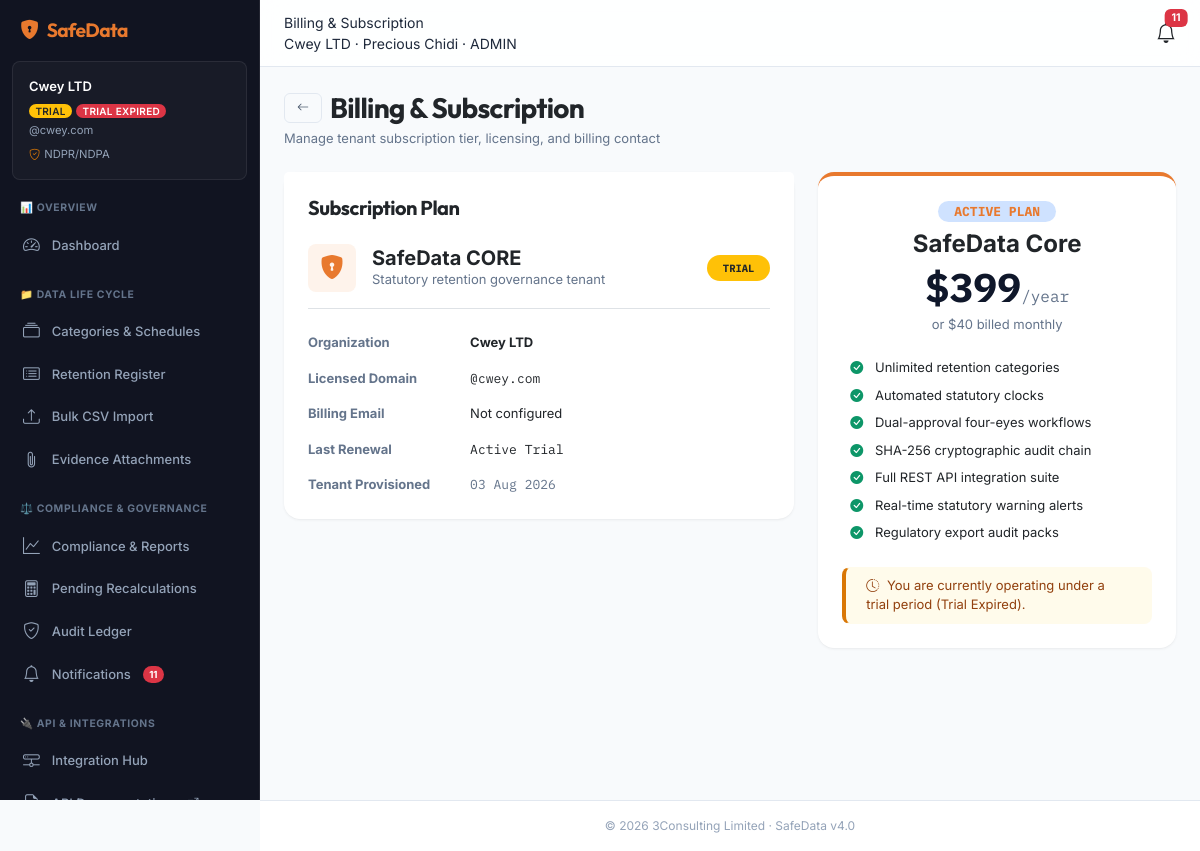
/billing (signed in), run on the app's committed database.
### app/models.py (models this page shows)
class Organization(Base):
    __tablename__ = "organizations"
    id = Column(Integer, primary_key=True, autoincrement=True)
    name = Column(String(255), nullable=False)
    slug = Column(String(100), unique=True, nullable=False)
    primary_domain = Column(String(255), unique=True, nullable=False)
    country = Column(String(2), nullable=True)
    tier = Column(Enum("core", "enterprise"), default="core", nullable=False)
    status = Column(Enum("active", "trial", "suspended"), default="trial", nullable=False)
    subscription_status = Column(Enum("trial", "active", "past_due", "cancelled"), default="trial", nullable=False)
    billing_email = Column(String(255), nullable=True)
    last_payment_at = Column(DateTime, nullable=True)
    paystack_customer_code = Column(String(100), nullable=True)
    enterprise_licence_key = Column(String(64), nullable=True)
    trial_ends_at = Column(DateTime, nullable=True)
    created_at = Column(DateTime, default=func.now(), nullable=False)
    updated_at = Column(DateTime, default=func.now(), onupdate=func.now(), nullable=False)

### app/routes/app_pages.py (the view)
@router.get("/billing", response_class=HTMLResponse)
def view_billing(request: Request, db: Session = Depends(get_db)):
    session = get_session(request)
    if not session or "user_id" not in session:
        return RedirectResponse(url="/login", status_code=303)
    if session["role"] != "admin":
        raise HTTPException(status_code=403, detail="Access denied")
    org_id = session["org_id"]
    labels = get_country_regulation_labels(session.get("country", "OTHER"))
    org = db.query(Organization).filter(Organization.id == org_id).first()
    return templates.TemplateResponse(request=request, name="billing.html", context=_ctx(session, labels, {
        "page_title": "Billing & Subscription",
        "active_nav": "billing",
        "org": org,
    }))

### app/templates/billing.html (shortened to what this page needs)
{% extends "layout.html" %}
{% block content %}
<div class="container-fluid px-0" style="max-width: 960px;">
  <div class="d-flex justify-content-between align-items-center mb-4 flex-wrap gap-2 animate-in">
    <div>
      <div class="d-flex align-items-center gap-2">
        <a href="/dashboard" class="btn btn-outline-secondary btn-sm"><i class="bi bi-arrow-left"></i></a>
        <h1 class="h3 mb-0 fw-bold text-dark">Billing & Subscription</h1>
      </div>
      <p class="text-muted small mb-0 mt-1">Manage tenant subscription tier, licensing, and billing contact</p>
    </div>
  </div>
  <div class="row g-4">
    <div class="col-lg-7">
      <div class="card shadow-sm border-0 rounded-4 bg-white mb-4 animate-in">
        <div class="card-header bg-white border-0 pt-4 px-4 pb-0">
          <h2 class="h5 fw-bold text-dark mb-0">Subscription Plan</h2>
        </div>
        <div class="card-body p-4">
          <div class="d-flex align-items-center justify-content-between flex-wrap gap-2 mb-4 pb-3 border-bottom">
            <div class="d-flex align-items-center gap-3">
              <div style="width: 48px; height: 48px; border-radius: var(--sd-radius-lg); background: var(--sd-primary-subtle); display: flex; align-items: center; justify-content: center;">
                <i class="bi bi-shield-lock-fill" style="font-size: 1.5rem; color: var(--sd-primary);"></i>
              </div>
              <div>
                <div class="h5 mb-0 fw-bold text-dark">SafeData {{ org.tier | upper if org else 'ENTERPRISE' }}</div>
                <div class="small text-muted">Statutory retention governance tenant</div>
              </div>
            </div>
            <span class="badge bg-{{ 'success' if org.subscription_status == 'active' else ('warning text-dark' if org.subscription_status == 'trial' else 'danger') }} px-3 py-2 rounded-pill font-mono">
              {{ org.subscription_status | upper if org else 'TRIAL' }}
            </span>
          </div>
          <dl class="row mb-0 small">
            <dt class="col-sm-4 text-muted mb-3">Organization</dt>
            <dd class="col-sm-8 mb-3 fw-bold text-dark">{{ org.name if org else '—' }}</dd>
            <dt class="col-sm-4 text-muted mb-3">Licensed Domain</dt>
            <dd class="col-sm-8 mb-3 font-mono">@{{ org.primary_domain if org else '—' }}</dd>
            <dt class="col-sm-4 text-muted mb-3">Billing Email</dt>
            <dd class="col-sm-8 mb-3">{{ org.billing_email or 'Not configured' }}</dd>
            <dt class="col-sm-4 text-muted mb-3">Last Renewal</dt>
            <dd class="col-sm-8 mb-3 font-mono">{{ org.last_payment_at.strftime('%d %b %Y') if org and org.last_payment_at else 'Active Trial' }}</dd>
            <dt class="col-sm-4 text-muted mb-0">Tenant Provisioned</dt>
            <dd class="col-sm-8 mb-0 font-mono text-muted">{{ org.created_at.strftime('%d %b %Y') if org and org.created_at else '—' }}</dd>
          </dl>
        </div>
      </div>
    </div>
    <div class="col-lg-5">
      <div class="card shadow-sm border-0 rounded-4 bg-white mb-4 animate-in" style="border-top: 4px solid var(--sd-primary) !important;">
        <div class="card-body p-4 text-center">
          <span class="badge bg-primary-subtle text-primary mb-2 px-3 py-1 rounded-pill font-mono small">ACTIVE PLAN</span>
          <div class="h4 text-dark mb-1 fw-bold">SafeData Core</div>
          <div class="display-6 fw-bold mb-1 font-mono" style="color: var(--sd-gray-900);">$399<span class="fs-6 fw-normal text-muted font-sans">/year</span></div>
          <div class="text-muted small mb-4">or $40 billed monthly</div>
          <ul class="list-unstyled text-start small mb-4 d-flex flex-column gap-2 ps-2">
            <li><i class="bi bi-check-circle-fill text-success me-2"></i> Unlimited retention categories</li>
            <li><i class="bi bi-check-circle-fill text-success me-2"></i> Automated statutory clocks</li>
            <li><i class="bi bi-check-circle-fill text-success me-2"></i> Dual-approval four-eyes workflows</li>
            <li><i class="bi bi-check-circle-fill text-success me-2"></i> SHA-256 cryptographic audit chain</li>
            <li><i class="bi bi-check-circle-fill text-success me-2"></i> Full REST API integration suite</li>
            <li><i class="bi bi-check-circle-fill text-success me-2"></i> Real-time statutory warning alerts</li>
            <li><i class="bi bi-check-circle-fill text-success me-2"></i> Regulatory export audit packs</li>
          </ul>
          {% if org and org.subscription_status == 'trial' %}
            <div class="alert alert-warning py-2 small mb-0 rounded-3 text-start">
              <i class="bi bi-clock-history me-1"></i> You are currently operating under a trial period ({% if trial_days is not none and trial_days > 0 %}{{ trial_days }} days remaining{% else %}Trial Expired{% endif %}).
            </div>
          {% endif %}
        </div>
      </div>
    </div>
  </div>
</div>
{% endblock %}

### app/templates/layout.html (shortened to what this page needs)
<!DOCTYPE html>
<html lang="en">
<head>
  <link href="https://cdn.jsdelivr.net/npm/bootstrap@5.3.3/dist/css/bootstrap.min.css" rel="stylesheet">
  <link rel="stylesheet" href="https://cdn.jsdelivr.net/npm/bootstrap-icons@1.11.3/font/bootstrap-icons.min.css">
  <link rel="stylesheet" href="/static/css/app.css?v=4.2">
</head>
<body>
<div class="wrapper">
  <nav class="sidebar" id="sidebar">
    <div class="brand pt-3">
      <i class="bi bi-shield-lock-fill"></i>
      <span>{{ wl_name or 'SafeData' }}</span>
    </div>
    {% if org_name %}
    <div class="org-context">
      <div class="org-context-name">{{ org_name }}</div>
      <div class="org-context-meta">
        <span class="badge bg-{{ 'success' if org_status == 'active' else 'warning text-dark' }} badge-sm">{{ org_status | upper }}</span>
        {% if trial_days is not none %}
          {% if trial_days > 0 %}
            <span class="badge bg-warning text-dark badge-sm">{{ trial_days }}d trial</span>
          {% else %}
            <span class="badge bg-danger text-white badge-sm">Trial Expired</span>
          {% endif %}
        {% endif %}
      </div>
      <div class="org-context-domain">@{{ org_domain }}</div>
      <div class="org-context-domain" style="margin-top: 0.5rem;">
        <i class="bi bi-shield-check text-warning me-1"></i>{{ law_label }}
      </div>
    </div>
    {% endif %}
    <div class="nav-group-label">📊 Overview</div>
    <a href="/dashboard" class="{{ 'active' if active_nav == 'dashboard' else '' }}">
      <i class="bi bi-speedometer2"></i> Dashboard
    </a>
    <div class="nav-group-label">📁 Data Life Cycle</div>
    <a href="/categories" class="{{ 'active' if active_nav == 'categories' else '' }}">
      <i class="bi bi-collection"></i> Categories & Schedules
    </a>
    <a href="/records" class="{{ 'active' if active_nav == 'records' else '' }}">
      <i class="bi bi-card-list"></i> Retention Register
    </a>
    <a href="/import" class="{{ 'active' if active_nav == 'import' else '' }}">
      <i class="bi bi-upload"></i> Bulk CSV Import
    </a>
    {% if user_role in ['admin', 'dpo'] %}
    <a href="/attachments" class="{{ 'active' if active_nav == 'attachments' else '' }}">
      <i class="bi bi-paperclip"></i> Evidence Attachments
    </a>
    {% endif %}
    {% if user_role in ['admin', 'dpo'] %}
      <div class="nav-group-label">⚖️ Compliance & Governance</div>
      <a href="/reports" class="{{ 'active' if active_nav == 'reports' else '' }}">
        <i class="bi bi-graph-up"></i> Compliance & Reports
      </a>
      <a href="/recalculations" class="{{ 'active' if active_nav == 'recalculations' else '' }}">
        <i class="bi bi-calculator"></i> Pending Recalculations
      </a>
      <a href="/audit" class="{{ 'active' if active_nav == 'audit' else '' }}">
        <i class="bi bi-shield-check"></i> Audit Ledger
      </a>
      <a href="/notifications" class="{{ 'active' if active_nav == 'notifications' else '' }}">
        <i class="bi bi-bell"></i> Notifications
        {% if unread_notifications_count is defined and unread_notifications_count > 0 %}
          <span class="badge bg-danger rounded-pill float-end">{{ unread_notifications_count }}</span>
        {% endif %}
      </a>
    {% endif %}
    {% if user_role == 'admin' %}
      <div class="nav-group-label">🔌 API & Integrations</div>
      <a href="/integrations" class="{{ 'active' if active_nav == 'integrations' else '' }}">
        <i class="bi bi-hdd-network"></i> Integration Hub
      </a>
      <a href="/docs" target="_blank" class="">
        <i class="bi bi-file-earmark-code"></i> API Documentation <i class="bi bi-box-arrow-up-right small ms-1" style="font-size: 0.7rem;"></i>
      </a>
    {% else %}
      <div class="nav-group-label">📖 Help & Documentation</div>
      <a href="/help" class="{{ 'active' if active_nav == 'help' else '' }}">
        <i class="bi bi-journal-bookmark-fill"></i> Solution Manual
      </a>
    {% endif %}
  </nav>
  <div class="main-content">
    <div class="topbar">
      <div class="d-flex align-items-center gap-2">
        <div>
          <div class="topbar-title">{{ page_title }}</div>
          {% if org_name %}
            <div class="topbar-subtitle">{{ org_name }} · {{ user_name }} · {{ user_role | upper }}</div>
          {% endif %}
        </div>
      </div>
      <div class="d-flex align-items-center gap-3">
        <a class="position-relative text-dark" href="/notifications">
          <i class="bi bi-bell fs-5"></i>
          {% if unread_notifications_count is defined and unread_notifications_count > 0 %}
            <span class="badge bg-danger position-absolute top-0 start-100 translate-middle">{{ unread_notifications_count }}</span>
          {% endif %}
        </a>
      </div>
    </div>
    <div class="content-area" id="main-content">
      {% block content %}{% endblock %}
    </div>
  </div>
</div>
<footer id="footer">
  &copy; 2026 {{ wl_footer or '3Consulting Limited' }} · {{ wl_name or 'SafeData' }} v4.0
</footer>
</body>
</html>

### data on the page
Organization: name "Cwey LTD", primary_domain "cwey.com", tier "CORE", subscription_status "TRIAL", billing_email "Not configured", last_payment_at "Active Trial", created_at "03 Aug 2026"

### other printed values
{{ wl_name or 'SafeData' }} "SafeData"
{{ org_status | upper }} "TRIAL"
{{ law_label }} "NDPR/NDPA"
{{ unread_notifications_count }} "11"
{{ page_title }} "Billing & Subscription"
{{ user_name }} "Precious Chidi"
{{ user_role | upper }} "ADMIN"
{{ wl_footer or '3Consulting Limited' }} "3Consulting Limited"
